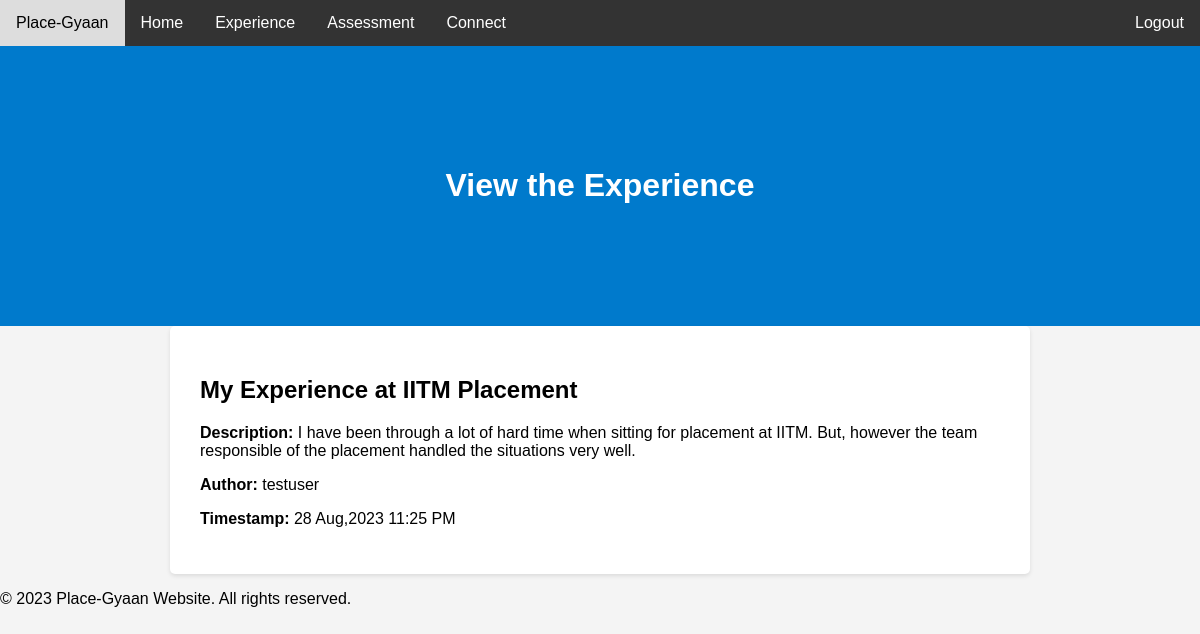
/view_experience/1 (signed in), run on the app's committed database.
### main/models.py (models this page shows)
class Experience(Base):
	__tablename__="Experience"
	id = Column(Integer, primary_key=True,autoincrement=True)
	title = Column(String(255), unique=True, nullable=False)
	description = Column(String(255), nullable=False)
	auth_id = Column(Integer, ForeignKey('User.id'), nullable=False)
	anonymous = Column(Boolean, default=False)
	timestamp = Column(String(80), default=0)

class User(Base, UserMixin):
    __tablename__ = 'User'
    id = Column(Integer, primary_key=True,autoincrement=True)
    email = Column(String(255), unique=True)
    username = Column(String(255), unique=False, nullable=True)
    password = Column(String(255), nullable=False)
    active = Column(Boolean())
    fs_uniquifier = Column(String(64), unique=True, nullable=False)
    attributes=Column(MutableList.as_mutable(AsaList()),nullable=False)
    roles = relationship('Role', secondary='RolesUsers',
                         backref=backref('Users', lazy='dynamic'))

### main/controllers.py (the view)
@app.route('/view_experience/<int:exp_id>')
@auth_required()
def view_experience(exp_id):
    experience = Experience.query.get(exp_id)
    user=User.query.filter_by(id=experience.auth_id).first()
    return render_template('view_experience.html', experience=experience,username=user.username,timestamp=extract_time(experience.timestamp))

### main/controllers.py (called while the page is built)
def extract_time(timestamp):
  time_and_date=dt.datetime.strptime(str(timestamp).split(".")[0],"%Y-%m-%d %H:%M:%S")
  return dt.datetime.strftime(time_and_date,"%d %b,%Y %I:%M %p")

### main/templates/view_experience.html (shortened to what this page needs)
{% extends "whole.html" %}
{% block welcome %}
<div class="header">
        <h1>View the Experience</h1>
    </div>
{% endblock %}
{% block content %}
<div class="exp-id-container">
    <h2>{{ experience.title }}</h2>
    <p><strong>Description:</strong> {{ experience.description }}</p>
    <p><strong>Author:</strong> {{ "User has chosen to be anonymous. Sorry!!" if experience.anonymous else username }}</p>
    <p><strong>Timestamp:</strong> {{ timestamp }}</p>
</div>
{% endblock %}

### main/templates/view_experience.html (style rules this page uses)
.exp-id-container { max-width: 800px; margin: 0 auto; padding: 30px; background-color: #fff; border-radius: 5px; box-shadow: 0 2px 4px rgba(0, 0, 0, 0.1); }

### main/templates/whole.html (style rules this page uses)
body { font-family: Arial, sans-serif; margin: 0; padding: 0; background-color: #f4f4f4; }
.header { text-align: center; padding: 100px; background-color: #007ACC; }
.header h1 { color: white; }

### data on the page
Experience: title "My Experience at IITM Placement", description "I have been through a lot of hard time when sitting for placement at IITM. But, however the team responsible of the placement handled the situations very well.", anonymous.username "testuser"

### other printed values
{{ timestamp }} "28 Aug,2023 11:25 PM"
